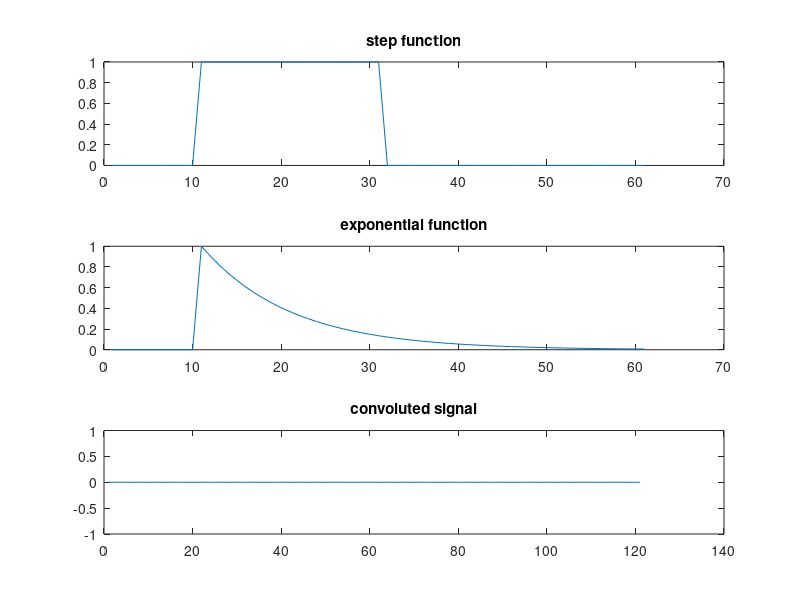

The MATLAB source for this figure:
clear all;
close all;
clc;
x=[];
h=[];
t=-1:0.1:5;
for i=1:length(t)
    if t(i)<0
        x(i)=0;
        h(i)=0;
    else if (t(i)>=0 && t(i)<=2)
            x(i)=1;
            h(i)=exp(-t(i));
        else
            x(i)=0;
            h(i)=exp(-t(i));
        end
    end
end
    m=length(x);
    n=length(h);
    X=[x,zeros(1,n)];
    H=[h,zeros(1,m)];
    y=[];
    for i=n+m-1
        y(i)=0;
        for j=1:m
            if(i-j+1>0)
                y(i)=y(i)+X(j).*H(i-j+1);
            end
        end
    end
    subplot(3,1,1)
    plot(x);
    title('step function');
    subplot(3,1,2)
    plot(h);
    title('exponential function');
    subplot(3,1,3)
    plot(y);
    title('convoluted signal');
    
    
                
